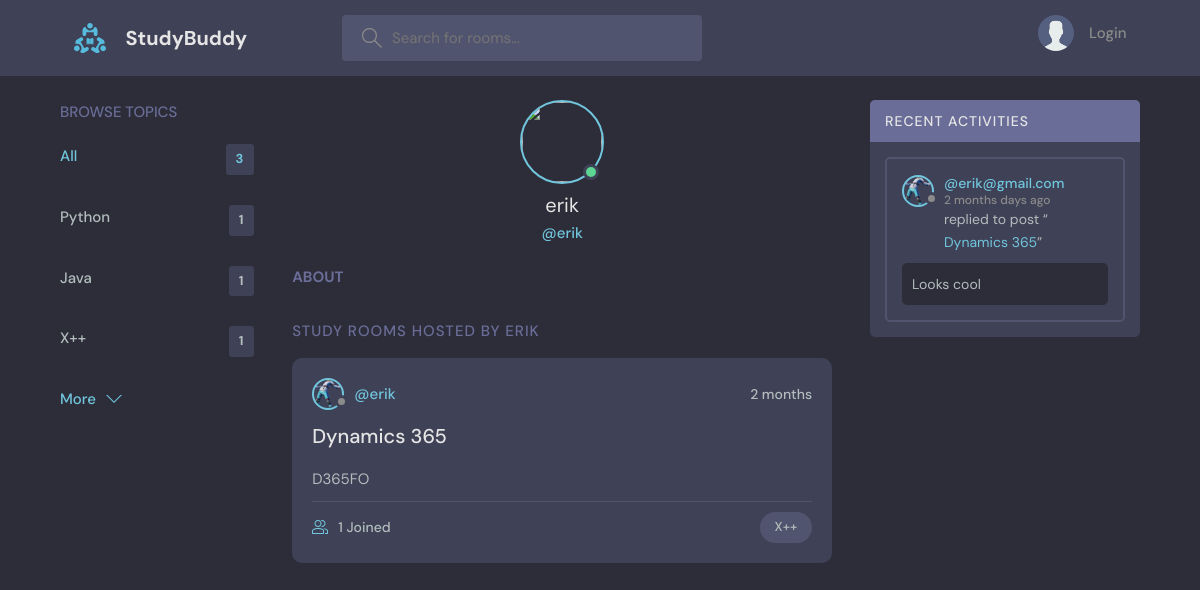
The page /profile/2 on the database its author committed.
### base/models.py (models this page shows, shortened)
class Topic(models.Model):
    name = models.CharField(max_length=200)
    def __str__(self) -> str:
        return self.name

class User(AbstractUser):
    name = models.CharField(max_length=200,null=True)
    email = models.EmailField(unique=True,null=True)
    bio = models.TextField(null=True)
    avatar = models.ImageField(null=True,default="avatar.svg")
    USERNAME_FIELD = 'email'
    REQUIRED_FIELDS = []

class Room(models.Model):
    host = models.ForeignKey(User,on_delete=models.CASCADE,null=True)
    topic = models.ForeignKey(Topic,on_delete=models.SET_NULL,null=True)
    name = models.CharField(max_length=200)
    participants = models.ManyToManyField(User,related_name='participants',blank=True)
    description = models.TextField(null=True,blank=True)
    updated = models.DateTimeField(auto_now=True)
    created = models.DateTimeField(auto_now_add=True)
    class Meta:
        ordering = ['-updated','-created']
    def __str__(self) -> str:
        return self.name

class Message(models.Model):
    user = models.ForeignKey(User,on_delete=models.CASCADE,null=True)
    room = models.ForeignKey(Room,on_delete=models.CASCADE)
    body = models.TextField()
    updated = models.DateTimeField(auto_now=True)
    created = models.DateTimeField(auto_now_add=True)
    class Meta:
        ordering = ['-updated','-created']

### base/views.py (the view)
# urls.py: path('profile/<str:pk>',views.userProfile,name='user-profile'),
def userProfile(request,pk):
    user = User.objects.get(id=pk)
    rooms = user.room_set.all()
    room_messages = user.message_set.all()
    topics = Topic.objects.all()
    context = {'user':user,'rooms':rooms,'topics':topics,'room_messages':room_messages}
    return render(request,'base/profile.html',context)

### base/templates/base/profile.html (shortened to what this page needs)
{% extends 'main.html' %}
{% block content %}
{% load static %}
  <main class="profile-page layout layout--3">
    <div class="container">
      {% include 'base/topics_component.html' %}
      <div class="roomList">
        <div class="profile">
          <div class="profile__avatar">
            <div class="avatar avatar--large active">
              <img src="{{request.user.avatar.url}}" />
            </div>
          </div>
          <div class="profile__info">
            <h3>{{user.username}}</h3>
            <p>@{{user.username}}</p>
          </div>
          <div class="profile__about">
            <h3>About</h3>
          </div>
        </div>
        <div class="roomList__header">
          <div>
            <h2>Study Rooms Hosted by {{user.username}}</a>
            </h2>
          </div>
        </div>
        {% include 'base/feed_component.html' %}
      </div>
      {% include 'base/activity_component.html' %}
    </div>
  </main>
{% endblock content %}

### base/templates/base/topics_component.html
<div class="topics">
    <div class="topics__header">
      <h2>Browse Topics</h2>
    </div>
    <ul class="topics__list">
      <li>
        <a href="{% url 'home' %}" class="active">All <span>{{topics.count}}</span></a>
      </li>
      {% for topic in topics %}
      <li>
        <a href="{% url 'home' %}?q={{topic.name}}">{{topic}} <span>{{topic.room_set.all.count}}</span></a>
      </li>
      {% endfor %}
    </ul>
    <a class="btn btn--link" href="topics.html">
      More
      <svg version="1.1" xmlns="http://www.w3.org/2000/svg" width="32" height="32" viewBox="0 0 32 32">
        <title>chevron-down</title>
        <path d="M16 21l-13-13h-3l16 16 16-16h-3l-13 13z"></path>
      </svg>
    </a>
  </div>

### base/templates/base/feed_component.html (shortened to what this page needs)
{% for room in rooms %}
<div class="roomListRoom">
    <div class="roomListRoom__header">
      <a href="{% url 'user-profile' room.host.id %}" class="roomListRoom__author">
        <div class="avatar avatar--small">
          <img src="{{room.host.avatar.url}}" />
        </div>
        <span>@{{room.host.username}}</span>
      </a>
      <div class="roomListRoom__actions">
        <span>{{room.created|timesince}}</span>
      </div>
    </div>
    <div class="roomListRoom__content">
      <a href="{% url 'room' room.id %}">{{room.name}}</a>
      <p>
        {{room.description}}
      </p>
    </div>
    <div class="roomListRoom__meta">
      <a href="{% url 'room' room.id %}" class="roomListRoom__joined">
        {{room.participants.all.count}} Joined
      </a>
      <p class="roomListRoom__topic">{{room.topic}}</p>
    </div>
  </div>
{% endfor %}

### base/templates/base/activity_component.html (shortened to what this page needs)
<div class="activities">
    <div class="activities__header">
      <h2>Recent Activities</h2>
    </div>
    {% for message in room_messages %}
    <div class="activities__box">
      <div class="activities__boxHeader roomListRoom__header">
        <a href="{% url "user-profile" message.user.id %}" class="roomListRoom__author">
          <div class="avatar avatar--small">
            <img src="{{message.user.avatar.url}}" />
          </div>
          <p>
            @{{message.user}}
            <span>{{message.created|timesince}} days ago</span>
          </p>
        </a>
      </div>
      <div class="activities__boxContent">
        <p>replied to post “<a href="{% url 'room' message.room.id %}">{{message.room}}</a>”</p>
        <div class="activities__boxRoomContent">
          {{message.body}}
        </div>
      </div>
    </div>
    {% endfor %}
  </div>

### rows shown on the page
Topic: name "Python", room_set.all.count "1"
Topic: name "Java", room_set.all.count "1"
Topic: name "X++", room_set.all.count "1"
User: username "erik", username "ERIK"
Room: host.avatar (picture), host.username "erik", created "2 months", name "Dynamics 365", description "D365FO", participants.all.count "1", topic "X++"
Message: user.avatar (picture), user "erik@gmail.com", created "2 months", room "Dynamics 365", body "Looks cool"

### other values the page prints
{{ topics.count }} "3"
